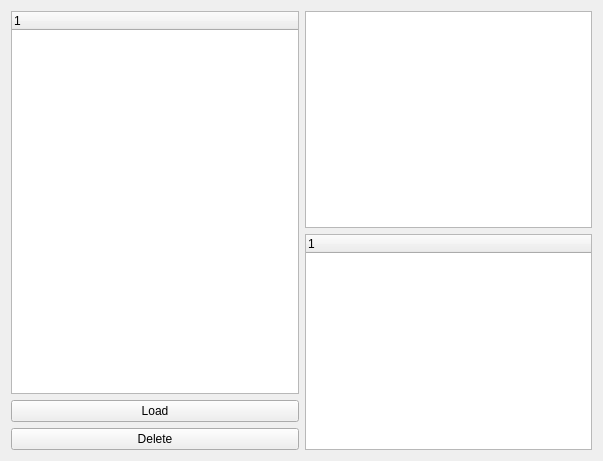
<?xml version="1.0" encoding="UTF-8"?>
<ui version="4.0">
 <class>Simulations_browser</class>
 <widget class="QWidget" name="Simulations_browser">
  <property name="geometry">
   <rect>
    <x>0</x>
    <y>0</y>
    <width>603</width>
    <height>461</height>
   </rect>
  </property>
  <property name="windowTitle">
   <string>Simulations browser</string>
  </property>
  <layout class="QHBoxLayout" name="horizontalLayout">
   <item>
    <layout class="QVBoxLayout" name="verticalLayout">
     <item>
      <widget class="QTreeWidget" name="tree_saved">
       <property name="maximumSize">
        <size>
         <width>300</width>
         <height>16777215</height>
        </size>
       </property>
       <column>
        <property name="text">
         <string notr="true">1</string>
        </property>
       </column>
      </widget>
     </item>
     <item>
      <widget class="QPushButton" name="button_load">
       <property name="text">
        <string>Load</string>
       </property>
      </widget>
     </item>
     <item>
      <widget class="QPushButton" name="button_delete">
       <property name="text">
        <string>Delete</string>
       </property>
      </widget>
     </item>
    </layout>
   </item>
   <item>
    <layout class="QVBoxLayout" name="verticalLayout_2">
     <item>
      <widget class="QTableWidget" name="table_simulation"/>
     </item>
     <item>
      <widget class="QTreeWidget" name="tree_statistics">
       <column>
        <property name="text">
         <string notr="true">1</string>
        </property>
       </column>
      </widget>
     </item>
    </layout>
   </item>
  </layout>
 </widget>
 <resources/>
 <connections/>
</ui>
